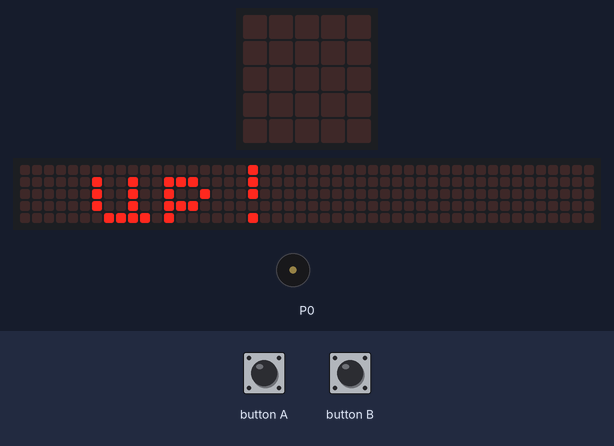
Bench run of a program on a simulated BBC micro:bit (MakeCode). On the bench: the board's 5×5 LED display, a strip that is not on the board, showing the scrolling text unrolled, buzzer (waves = sounding). The test bench sets the inputs (shaded band). The 48×5 strip is a reading aid, not a part: it shows the text the display is scrolling, unrolled, one strip-width of it at a time.

Above: at 23.2 s.
23.3 s: button B pressed 2 times (0.12 s each, 0.3 s apart)
At 23.51 s:
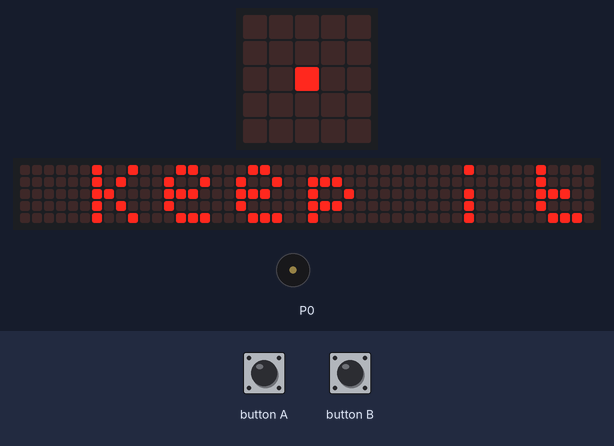
At 35.23 s:
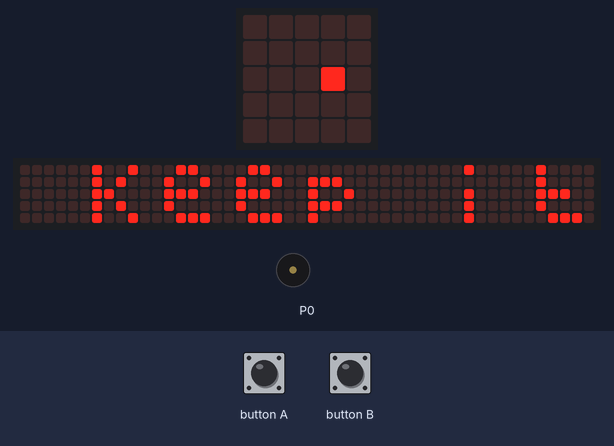
Timing chart, 0 to 36.7 s (numbered marks = the images above; inputs shaded):
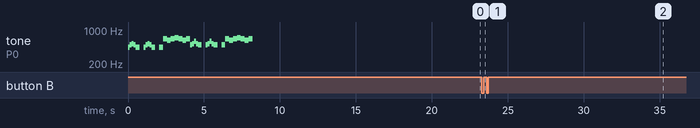

Measured:
- after the input at 23.3 s, the display: first differs from a run without the input after 11.9 s (image 2)
- by itself, tone on P0: plays 440 Hz for 0.13 s, 494 Hz for 0.13 s, 523 Hz for 0.13 s, 494 Hz for 0.13 s, 440 Hz for 0.25 s, 440 Hz for 0.13 s … (36 notes in this stretch)

The program:

main.ts
```typescript
input.onButtonPressed(Button.A, function () {
    rope += -0.3
})
input.onButtonPressed(Button.B, function () {
    rope += 0.3
})
let rope = 2
music.startMelody(music.builtInMelody(Melodies.Chase), MelodyOptions.Once)
if (rope < 0) {
    music.startMelody(music.builtInMelody(Melodies.Ode), MelodyOptions.Once)
} else if (rope > 4) {
    music.startMelody(music.builtInMelody(Melodies.Prelude), MelodyOptions.Once)
}
basic.forever(function () {
    basic.clearScreen()
    led.plot(Math.round(rope), 2)
    if (rope < 0) {
        basic.showString("A win")
    } else if (rope > 4) {
        basic.showString("B win")
    } else {
        basic.showString(" Keep it up!")
    }
})
```

test.ts
```typescript
// 在這裡測試；當此封包作為擴充功能時，將不會編譯此內容。
```
